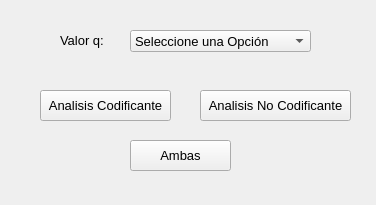
<?xml version="1.0" encoding="UTF-8"?>
<ui version="4.0">
 <class>BoxCountig</class>
 <widget class="QWidget" name="BoxCountig">
  <property name="geometry">
   <rect>
    <x>0</x>
    <y>0</y>
    <width>376</width>
    <height>205</height>
   </rect>
  </property>
  <property name="windowTitle">
   <string>Box Counting</string>
  </property>
  <widget class="QPushButton" name="btnCodificate">
   <property name="geometry">
    <rect>
     <x>40</x>
     <y>90</y>
     <width>131</width>
     <height>31</height>
    </rect>
   </property>
   <property name="font">
    <font>
     <pointsize>10</pointsize>
    </font>
   </property>
   <property name="text">
    <string>Analisis Codificante</string>
   </property>
  </widget>
  <widget class="QPushButton" name="btnNoCodificante">
   <property name="geometry">
    <rect>
     <x>200</x>
     <y>90</y>
     <width>151</width>
     <height>31</height>
    </rect>
   </property>
   <property name="font">
    <font>
     <pointsize>10</pointsize>
    </font>
   </property>
   <property name="text">
    <string>Analisis No Codificante</string>
   </property>
  </widget>
  <widget class="QPushButton" name="btnAmbos">
   <property name="geometry">
    <rect>
     <x>130</x>
     <y>140</y>
     <width>101</width>
     <height>31</height>
    </rect>
   </property>
   <property name="font">
    <font>
     <pointsize>10</pointsize>
    </font>
   </property>
   <property name="text">
    <string>Ambas</string>
   </property>
  </widget>
  <widget class="QLabel" name="label_2">
   <property name="geometry">
    <rect>
     <x>60</x>
     <y>30</y>
     <width>47</width>
     <height>21</height>
    </rect>
   </property>
   <property name="font">
    <font>
     <pointsize>10</pointsize>
    </font>
   </property>
   <property name="text">
    <string>Valor q:</string>
   </property>
  </widget>
  <widget class="QComboBox" name="valorQ">
   <property name="geometry">
    <rect>
     <x>130</x>
     <y>30</y>
     <width>181</width>
     <height>22</height>
    </rect>
   </property>
   <property name="font">
    <font>
     <pointsize>10</pointsize>
    </font>
   </property>
   <item>
    <property name="text">
     <string>Seleccione una Opción</string>
    </property>
   </item>
   <item>
    <property name="text">
     <string>-1 a 1</string>
    </property>
   </item>
   <item>
    <property name="text">
     <string>-3 a 3</string>
    </property>
   </item>
   <item>
    <property name="text">
     <string>-5 a 5</string>
    </property>
   </item>
   <item>
    <property name="text">
     <string>-10 a 10</string>
    </property>
   </item>
   <item>
    <property name="text">
     <string>-20 a 20</string>
    </property>
   </item>
  </widget>
 </widget>
 <resources/>
 <connections/>
</ui>
